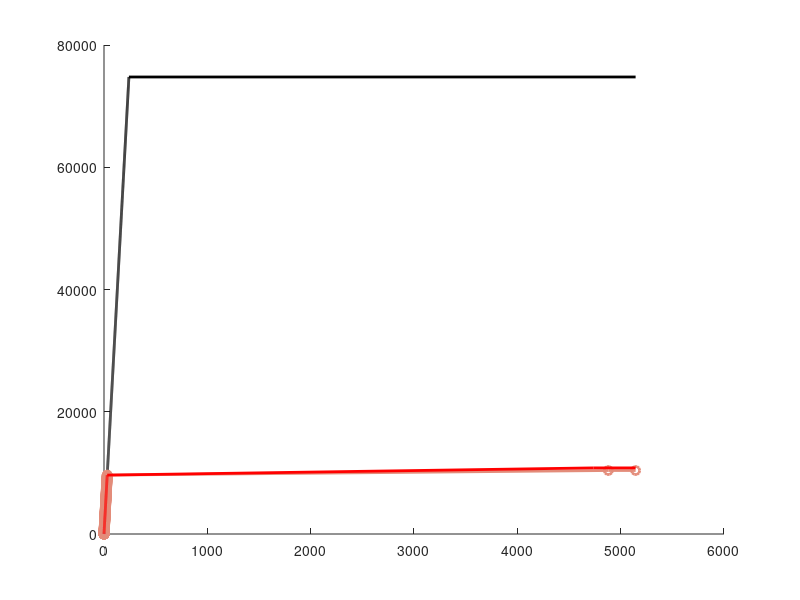

The MATLAB source for this figure: (Note: this script raises an error after producing the figure.)
clc;clear;
tic;
%数据读入
load('T1.mat');
%%
V1=[100/3.6,10,10,10.02,10.94,14.27];
V2=[100/3.6,9.61,9.39,8.78,7.6,6.92];

mark=["-","-","--",":","--","--"];
Maks=["none",".","none","none","none","none"];
colo=[[0,0,0];[227,140,122];[255,0,0];[0,0,255];[176,101,89];[215,157,164]]./255;
n = length(V1);
for i=1:1:n
    v1=V1(i);
    v2=V2(i);
    %牵引时间计算
    dt=0.01;
    A=zeros(1,1800);
    S1=zeros(1,1800);
    E1=zeros(1,1800);
    for i1=2:1:1800
        f1=2.0895+0.0098*A(i1-1)+0.006*(A(i1-1)^2);
        A(i1)=(Nmax-f1)*dt/(m*rou)+A(i1-1);
        S1(i1)=S1(i1-1)+(A(i1)+A(i1-1))*dt/2;
        E1(i1)=Nmax*A(i1)*dt;
        if(A(i1)>=v1) 
            break;
        end
    end
    A = A(A~=0);
    A=[0,A];
    S1 = S1(S1~=0);
    S1=[0,S1];
    E1 = E1(E1~=0);
    E1=[0,E1];
    t1=(i1-1)*dt;
   %制动时间计算
    D=zeros(1,1800);
    D(1)=v2;
    S4=zeros(1,1800);
    for i4=2:1:1800
        f4=2.0895+0.0098*D(i4-1)+0.006*(D(i4-1)^2);
        D(i4)=-(Stopmax+f4)*dt/(m*rou)+D(i4-1);
        S4(i4)=S4(i4)+(D(i4)+D(i4-1))*dt/2;
        if(D(i4)<=0) 
            break;
        end
    end
    D = D(D~=0);
    S4 = S4(S4~=0);
    S4=[0,S4];
    t4=(i4-1)*dt;
    %惰行
    dt=0.01;
    C=zeros(1,180000);
    C(1)=v1;
    S3=zeros(1,180000);
    for i3=2:1:180000
        f3=2.0895+0.0098*C(i3-1)+0.006*(C(i3-1)^2);
        C(i3)=(-f3)*dt/(m*rou)+C(i3-1);
        S3(i3)=S3(i3-1)+(C(i3)+C(i3-1))*dt/2;
        if(C(i3)<=v2) 
            break;
        end
    end
    C = C(C~=0);
    S3 = S3(S3~=0);
    S3=[0,S3];
    t3=(i3-1)*dt;
    % %计算巡航时间
    S2=S-S1(end)-S4(end)-S3(end);
    t2=S2/v1;
    f2=2.0895+0.0098*v1+0.006*(v1^2);
    S3=S3+S1(end)+S2;
    S4=S4+S3(end);
    E2=f2*v1*dt;

    hold on;
    col=colo(i,:);
    mak=mark(i);
    mak2=Maks(i);
    
%     plot(S1,E1,'r-', 'LineWidth',2);
%     plot([S1(end),S3(1)],[E2,E2],'r-', 'LineWidth',2);
    E1_new=cumsum(E1);E2_new=E1_new(end)+f2*v1*t3;;
    plot([S1,S3(1),5144.7],[E1_new,E2_new,E2_new],'Color',col, 'LineStyle',mak,'Marker',mak2, 'LineWidth',2);
end
legend('200s','210s','220s','250s','350s','500s');
xlim([0, 5200]);
% ylim([0,550]);

tt2=toc;
disp(['代码执行时间：', num2str(tt2), '秒']);